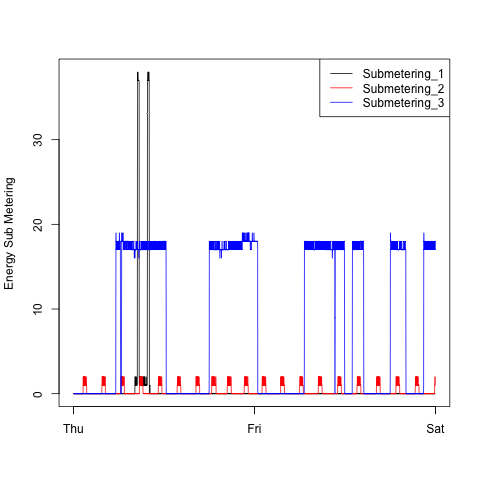

Here is the R script that generated this plot:
################################################################################

#Data Science Specialization, Coursera
#     Exploratory Data plotting 

# Cretaed by Renia Diamantopoulou
#14 August 2016

################################################################################

png("plot3.png",width=480,height=480)
plot(dataToUse$Timestamp,dataToUse$Submetering1 , type = "l" , ylab = "Energy Sub Metering" ,xlab ="", col = "black")
points(dataToUse$Timestamp,dataToUse$Submetering2 , type = "l" , ylab = "Energy Sub Metering" ,xlab ="", col = "red")
points(dataToUse$Timestamp,dataToUse$Submetering3 , type = "l" , ylab = "Energy Sub Metering" , xlab ="",col = "blue")
legend("topright" , legend = c("Submetering_1" , "Submetering_2" , "Submetering_3") , col = c("black" , "red" , "blue"), lty=c(1,1,1))

dev.off()
source('power_consumption.r')